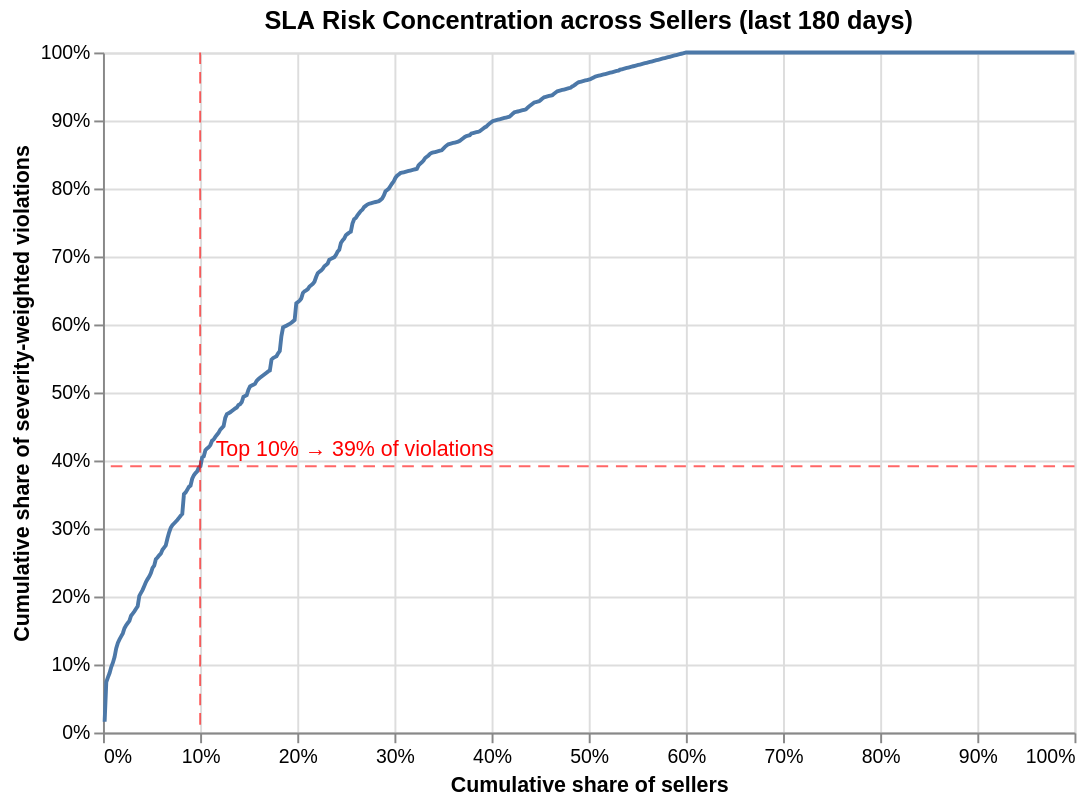

Notebook cell for this chart:
### Code cell
# Pareto chart, by severity-weighted violations
pareto_line = (
    alt.Chart(ranked)
    .mark_line(color="#4c78a8")
    .encode(
        x=alt.X("seller_rank_share:Q", title="Cumulative share of sellers", axis=alt.Axis(format=".0%")),
        y=alt.Y("cum_severity_share:Q", title="Cumulative share of severity-weighted violations", axis=alt.Axis(format=".0%")),
    )
)

# Reference lines: Top 10% sellers → how much violation share
ref_x = alt.Chart(pd.DataFrame({"x": [0.10]})).mark_rule(
    strokeDash=[6, 4], color="red", opacity=0.6
).encode(x=alt.X("x:Q"))

ref_y_val = float(ranked.iloc[:int(np.ceil(0.10 * len(ranked)))]["severity_weighted_violations"].sum()
                  / ranked["severity_weighted_violations"].sum())
ref_y = alt.Chart(pd.DataFrame({"y": [ref_y_val]})).mark_rule(
    strokeDash=[6, 4], color="red", opacity=0.6
).encode(y=alt.Y("y:Q"))

annotation = alt.Chart(pd.DataFrame({
    "x": [0.10], "y": [ref_y_val],
    "text": [f"Top 10% → {ref_y_val:.0%} of violations"]
})).mark_text(align="left", dx=8, dy=-8, color="red", fontSize=11).encode(
    x="x:Q", y="y:Q", text="text:N"
)

(pareto_line + ref_x + ref_y + annotation).properties(
    width=500,
    height=350,
    title=f"SLA Risk Concentration across Sellers (last {lookback_days} days)"
)

### Figure 1 — Vega-Lite specification as saved in the notebook (floating-point values rounded to 4 significant figures; data arrays with more than 128 entries replaced by an {"elided": "..."} marker saying what was removed)
{"config": {"view": {"continuousWidth": 300, "continuousHeight": 300}}, "layer": [{"data": {"name": "data-571093b2794915008b642b9dff3adac8"}, "mark": {"type": "line", "color": "#4c78a8"}, "encoding": {"x": {"axis": {"format": ".0%"}, "field": "seller_rank_share", "title": "Cumulative share of sellers", "type": "quantitative"}, "y": {"axis": {"format": ".0%"}, "field": "cum_severity_share", "title": "Cumulative share of severity-weighted violations", "type": "quantitative"}}}, {"data": {"name": "data-fbe2aa95e7fc12b3f2c82bb936a519e3"}, "mark": {"type": "rule", "color": "red", "opacity": 0.6, "strokeDash": [6, 4]}, "encoding": {"x": {"field": "x", "type": "quantitative"}}}, {"data": {"name": "data-20dfd45067db11c7c303ede82be7b70d"}, "mark": {"type": "rule", "color": "red", "opacity": 0.6, "strokeDash": [6, 4]}, "encoding": {"y": {"field": "y", "type": "quantitative"}}}, {"data": {"name": "data-ef0d089daf3932c3cacad38b259d2725"}, "mark": {"type": "text", "align": "left", "color": "red", "dx": 8, "dy": -8, "fontSize": 11}, "encoding": {"text": {"field": "text", "type": "nominal"}, "x": {"field": "x", "type": "quantitative"}, "y": {"field": "y", "type": "quantitative"}}}], "height": 350, "title": "SLA Risk Concentration across Sellers (last 180 days)", "width": 500, "$schema": "https://vega.github.io/schema/vega-lite/v6.1.0.json", "datasets": {"data-571093b2794915008b642b9dff3adac8": {"elided": "588 records"}, "data-fbe2aa95e7fc12b3f2c82bb936a519e3": [{"x": 0.1}], "data-20dfd45067db11c7c303ede82be7b70d": [{"y": 0.3916}], "data-ef0d089daf3932c3cacad38b259d2725": [{"x": 0.1, "y": 0.3916, "text": "Top 10% → 39% of violations"}]}}
